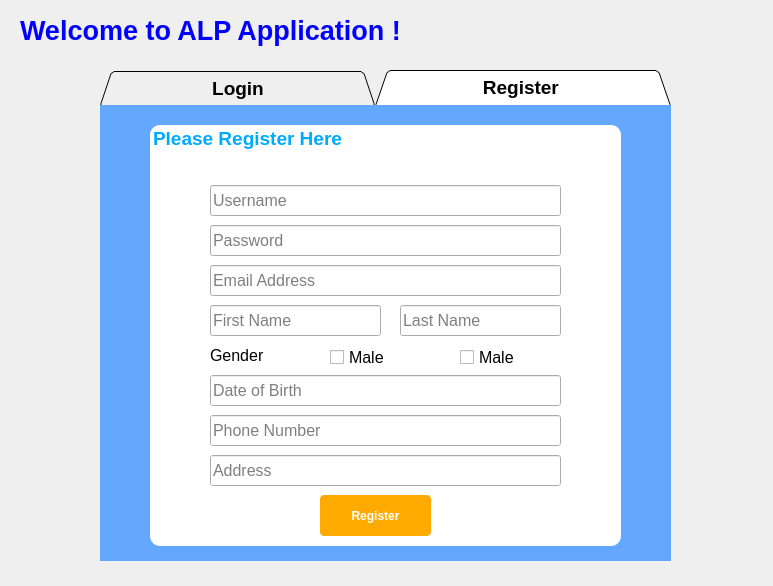
<?xml version="1.0" encoding="UTF-8"?>
<ui version="4.0">
 <class>RegisterPage</class>
 <widget class="QDialog" name="RegisterPage">
  <property name="geometry">
   <rect>
    <x>0</x>
    <y>0</y>
    <width>773</width>
    <height>586</height>
   </rect>
  </property>
  <property name="windowTitle">
   <string>Dialog</string>
  </property>
  <property name="styleSheet">
   <string notr="true">RegisterPage{
background:white
}</string>
  </property>
  <widget class="QLabel" name="welcomeLabel">
   <property name="geometry">
    <rect>
     <x>20</x>
     <y>10</y>
     <width>531</width>
     <height>41</height>
    </rect>
   </property>
   <property name="font">
    <font>
     <pointsize>20</pointsize>
     <bold>true</bold>
    </font>
   </property>
   <property name="styleSheet">
    <string notr="true">#welcomeLabel{
color:rgb(0, 0, 255);
}</string>
   </property>
   <property name="text">
    <string>Welcome to ALP Application ! </string>
   </property>
  </widget>
  <widget class="QTabWidget" name="tabWidget">
   <property name="geometry">
    <rect>
     <x>100</x>
     <y>70</y>
     <width>571</width>
     <height>491</height>
    </rect>
   </property>
   <property name="font">
    <font>
     <pointsize>14</pointsize>
     <bold>true</bold>
    </font>
   </property>
   <property name="layoutDirection">
    <enum>Qt::LeftToRight</enum>
   </property>
   <property name="autoFillBackground">
    <bool>false</bool>
   </property>
   <property name="styleSheet">
    <string notr="true">#tabWidget{
border-radius:4px;
}
#tab{
background:rgb(99, 167, 255);
}
#tab_2{
background:rgb(99, 167, 255);
}
</string>
   </property>
   <property name="tabShape">
    <enum>QTabWidget::Triangular</enum>
   </property>
   <property name="currentIndex">
    <number>1</number>
   </property>
   <property name="iconSize">
    <size>
     <width>16</width>
     <height>16</height>
    </size>
   </property>
   <widget class="QWidget" name="tab">
    <attribute name="title">
     <string>                   Login                   </string>
    </attribute>
    <widget class="QGroupBox" name="loginForm">
     <property name="geometry">
      <rect>
       <x>50</x>
       <y>40</y>
       <width>471</width>
       <height>371</height>
      </rect>
     </property>
     <property name="font">
      <font>
       <family>Segoe UI</family>
       <pointsize>14</pointsize>
       <bold>true</bold>
      </font>
     </property>
     <property name="styleSheet">
      <string notr="true">#loginForm{
color:rgb(0, 170, 255);
background:rgb(255, 255, 255);
border-radius:10px;
}</string>
     </property>
     <property name="title">
      <string>Please Login Here</string>
     </property>
     <widget class="QPushButton" name="loginBtn">
      <property name="geometry">
       <rect>
        <x>170</x>
        <y>290</y>
        <width>111</width>
        <height>41</height>
       </rect>
      </property>
      <property name="font">
       <font>
        <family>Segoe UI</family>
        <pointsize>9</pointsize>
        <bold>true</bold>
       </font>
      </property>
      <property name="styleSheet">
       <string notr="true">#loginBtn{
color:white;
background-color:rgb(255, 170, 0);
border-radius:4px;
}
</string>
      </property>
      <property name="text">
       <string>Login</string>
      </property>
     </widget>
     <widget class="QLabel" name="label_4">
      <property name="geometry">
       <rect>
        <x>140</x>
        <y>250</y>
        <width>221</width>
        <height>20</height>
       </rect>
      </property>
      <property name="font">
       <font>
        <family>Segoe UI</family>
        <pointsize>8</pointsize>
        <bold>false</bold>
        <underline>true</underline>
       </font>
      </property>
      <property name="text">
       <string>Forget your password? Click here.</string>
      </property>
      <property name="openExternalLinks">
       <bool>true</bool>
      </property>
     </widget>
     <widget class="QSplitter" name="splitter_2">
      <property name="geometry">
       <rect>
        <x>60</x>
        <y>150</y>
        <width>341</width>
        <height>81</height>
       </rect>
      </property>
      <property name="orientation">
       <enum>Qt::Vertical</enum>
      </property>
      <widget class="QLabel" name="label_6">
       <property name="font">
        <font>
         <pointsize>12</pointsize>
         <bold>true</bold>
        </font>
       </property>
       <property name="text">
        <string>Password</string>
       </property>
      </widget>
      <widget class="QLineEdit" name="loginPassword">
       <property name="echoMode">
        <enum>QLineEdit::Password</enum>
       </property>
      </widget>
     </widget>
     <widget class="QSplitter" name="splitter">
      <property name="geometry">
       <rect>
        <x>60</x>
        <y>60</y>
        <width>341</width>
        <height>81</height>
       </rect>
      </property>
      <property name="orientation">
       <enum>Qt::Vertical</enum>
      </property>
      <widget class="QLabel" name="label_2">
       <property name="font">
        <font>
         <family>Segoe UI</family>
         <pointsize>12</pointsize>
         <bold>true</bold>
        </font>
       </property>
       <property name="text">
        <string>Username</string>
       </property>
      </widget>
      <widget class="QLineEdit" name="loginUsername"/>
     </widget>
    </widget>
   </widget>
   <widget class="QWidget" name="tab_2">
    <attribute name="title">
     <string>                  Register                   </string>
    </attribute>
    <widget class="QGroupBox" name="registerForm">
     <property name="geometry">
      <rect>
       <x>50</x>
       <y>20</y>
       <width>471</width>
       <height>421</height>
      </rect>
     </property>
     <property name="font">
      <font>
       <pointsize>14</pointsize>
       <bold>true</bold>
      </font>
     </property>
     <property name="styleSheet">
      <string notr="true">#registerForm{
color:rgb(0, 170, 255);
background:rgb(255, 255, 255);
border-radius:10px;
}</string>
     </property>
     <property name="title">
      <string>Please Register Here</string>
     </property>
     <widget class="QLineEdit" name="username">
      <property name="geometry">
       <rect>
        <x>60</x>
        <y>60</y>
        <width>351</width>
        <height>31</height>
       </rect>
      </property>
      <property name="font">
       <font>
        <pointsize>12</pointsize>
        <bold>false</bold>
       </font>
      </property>
      <property name="toolTip">
       <string/>
      </property>
      <property name="statusTip">
       <string/>
      </property>
      <property name="text">
       <string/>
      </property>
      <property name="placeholderText">
       <string>Username</string>
      </property>
     </widget>
     <widget class="QLineEdit" name="password">
      <property name="geometry">
       <rect>
        <x>60</x>
        <y>100</y>
        <width>351</width>
        <height>31</height>
       </rect>
      </property>
      <property name="font">
       <font>
        <pointsize>12</pointsize>
        <bold>false</bold>
       </font>
      </property>
      <property name="text">
       <string/>
      </property>
      <property name="echoMode">
       <enum>QLineEdit::Password</enum>
      </property>
      <property name="placeholderText">
       <string>Password</string>
      </property>
     </widget>
     <widget class="QLineEdit" name="email">
      <property name="geometry">
       <rect>
        <x>60</x>
        <y>140</y>
        <width>351</width>
        <height>31</height>
       </rect>
      </property>
      <property name="font">
       <font>
        <pointsize>12</pointsize>
        <bold>false</bold>
       </font>
      </property>
      <property name="text">
       <string/>
      </property>
      <property name="placeholderText">
       <string>Email Address</string>
      </property>
     </widget>
     <widget class="QLineEdit" name="firstName">
      <property name="geometry">
       <rect>
        <x>60</x>
        <y>180</y>
        <width>171</width>
        <height>31</height>
       </rect>
      </property>
      <property name="font">
       <font>
        <pointsize>12</pointsize>
        <bold>false</bold>
       </font>
      </property>
      <property name="text">
       <string/>
      </property>
      <property name="placeholderText">
       <string>First Name</string>
      </property>
     </widget>
     <widget class="QLineEdit" name="lastName">
      <property name="geometry">
       <rect>
        <x>250</x>
        <y>180</y>
        <width>161</width>
        <height>31</height>
       </rect>
      </property>
      <property name="font">
       <font>
        <pointsize>12</pointsize>
        <bold>false</bold>
       </font>
      </property>
      <property name="text">
       <string/>
      </property>
      <property name="placeholderText">
       <string>Last Name</string>
      </property>
     </widget>
     <widget class="QCheckBox" name="maleCheckBox">
      <property name="geometry">
       <rect>
        <x>180</x>
        <y>220</y>
        <width>91</width>
        <height>24</height>
       </rect>
      </property>
      <property name="font">
       <font>
        <pointsize>12</pointsize>
        <bold>false</bold>
       </font>
      </property>
      <property name="text">
       <string>Male</string>
      </property>
     </widget>
     <widget class="QLabel" name="label_5">
      <property name="geometry">
       <rect>
        <x>60</x>
        <y>220</y>
        <width>71</width>
        <height>20</height>
       </rect>
      </property>
      <property name="font">
       <font>
        <pointsize>12</pointsize>
        <bold>false</bold>
       </font>
      </property>
      <property name="text">
       <string>Gender</string>
      </property>
     </widget>
     <widget class="QCheckBox" name="femaleCheckBox">
      <property name="geometry">
       <rect>
        <x>310</x>
        <y>220</y>
        <width>91</width>
        <height>24</height>
       </rect>
      </property>
      <property name="font">
       <font>
        <pointsize>12</pointsize>
        <bold>false</bold>
       </font>
      </property>
      <property name="text">
       <string>Male</string>
      </property>
     </widget>
     <widget class="QLineEdit" name="dob">
      <property name="geometry">
       <rect>
        <x>60</x>
        <y>250</y>
        <width>351</width>
        <height>31</height>
       </rect>
      </property>
      <property name="font">
       <font>
        <pointsize>12</pointsize>
        <bold>false</bold>
       </font>
      </property>
      <property name="text">
       <string/>
      </property>
      <property name="placeholderText">
       <string>Date of Birth</string>
      </property>
     </widget>
     <widget class="QLineEdit" name="phoneNum">
      <property name="geometry">
       <rect>
        <x>60</x>
        <y>290</y>
        <width>351</width>
        <height>31</height>
       </rect>
      </property>
      <property name="font">
       <font>
        <pointsize>12</pointsize>
        <bold>false</bold>
       </font>
      </property>
      <property name="text">
       <string/>
      </property>
      <property name="placeholderText">
       <string>Phone Number</string>
      </property>
     </widget>
     <widget class="QLineEdit" name="address">
      <property name="geometry">
       <rect>
        <x>60</x>
        <y>330</y>
        <width>351</width>
        <height>31</height>
       </rect>
      </property>
      <property name="font">
       <font>
        <pointsize>12</pointsize>
        <bold>false</bold>
       </font>
      </property>
      <property name="text">
       <string/>
      </property>
      <property name="placeholderText">
       <string>Address</string>
      </property>
     </widget>
     <widget class="QPushButton" name="registerBtn">
      <property name="geometry">
       <rect>
        <x>170</x>
        <y>370</y>
        <width>111</width>
        <height>41</height>
       </rect>
      </property>
      <property name="font">
       <font>
        <pointsize>9</pointsize>
        <bold>true</bold>
       </font>
      </property>
      <property name="styleSheet">
       <string notr="true">#registerBtn{
color:white;
background-color:rgb(255, 170, 0);
border-radius:4px;
}</string>
      </property>
      <property name="text">
       <string>Register</string>
      </property>
     </widget>
    </widget>
   </widget>
  </widget>
 </widget>
 <resources/>
 <connections/>
</ui>
